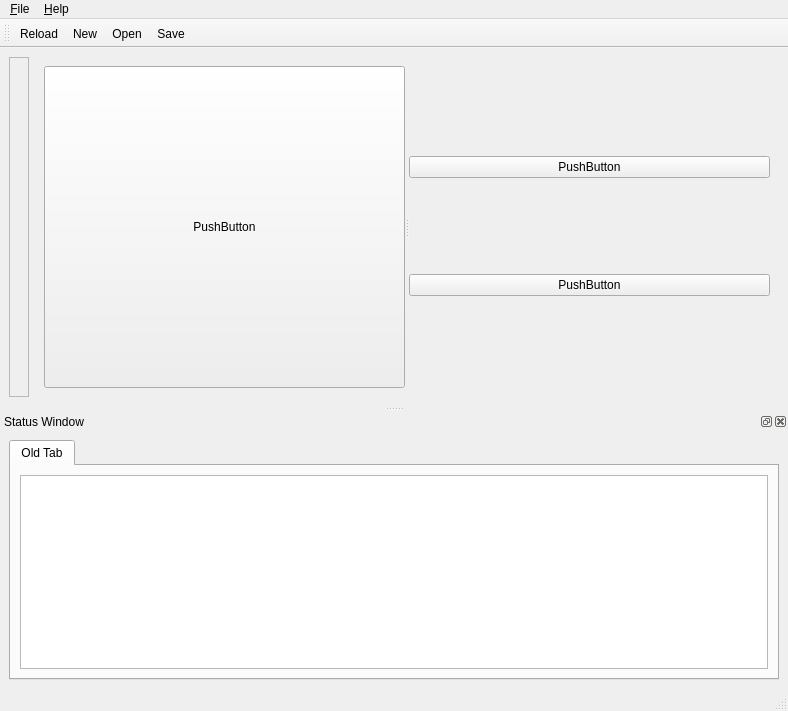
<ui version="4.0" >
 <author></author>
 <comment></comment>
 <exportmacro></exportmacro>
 <class>ClusterControlBase</class>
 <widget class="QMainWindow" name="ClusterControlBase" >
  <property name="geometry" >
   <rect>
    <x>0</x>
    <y>0</y>
    <width>788</width>
    <height>711</height>
   </rect>
  </property>
  <property name="windowTitle" >
   <string>Infiscape Cluster Control</string>
  </property>
  <property name="windowIcon" >
   <iconset resource="ClusterControlResource.qrc" >:/images/construction.png</iconset>
  </property>
  <property name="autoFillBackground" >
   <bool>true</bool>
  </property>
  <property name="toolButtonStyle" >
   <enum>Qt::ToolButtonIconOnly</enum>
  </property>
  <widget class="QWidget" name="centralwidget" >
   <layout class="QHBoxLayout" >
    <property name="margin" >
     <number>9</number>
    </property>
    <property name="spacing" >
     <number>6</number>
    </property>
    <item>
     <layout class="QHBoxLayout" >
      <property name="margin" >
       <number>0</number>
      </property>
      <property name="spacing" >
       <number>6</number>
      </property>
      <item>
       <widget class="QFrame" name="mToolbox" >
        <property name="sizePolicy" >
         <sizepolicy>
          <hsizetype>1</hsizetype>
          <vsizetype>1</vsizetype>
          <horstretch>0</horstretch>
          <verstretch>0</verstretch>
         </sizepolicy>
        </property>
        <property name="frameShape" >
         <enum>QFrame::StyledPanel</enum>
        </property>
        <property name="frameShadow" >
         <enum>QFrame::Sunken</enum>
        </property>
        <property name="lineWidth" >
         <number>3</number>
        </property>
        <layout class="QVBoxLayout" >
         <property name="margin" >
          <number>9</number>
         </property>
         <property name="spacing" >
          <number>6</number>
         </property>
        </layout>
       </widget>
      </item>
      <item>
       <widget class="QStackedWidget" name="mStack" >
        <property name="sizePolicy" >
         <sizepolicy>
          <hsizetype>1</hsizetype>
          <vsizetype>1</vsizetype>
          <horstretch>0</horstretch>
          <verstretch>0</verstretch>
         </sizepolicy>
        </property>
        <widget class="QWidget" name="mOldPage" >
         <property name="sizePolicy" >
          <sizepolicy>
           <hsizetype>5</hsizetype>
           <vsizetype>5</vsizetype>
           <horstretch>0</horstretch>
           <verstretch>0</verstretch>
          </sizepolicy>
         </property>
         <layout class="QVBoxLayout" >
          <property name="margin" >
           <number>9</number>
          </property>
          <property name="spacing" >
           <number>6</number>
          </property>
          <item>
           <widget class="QSplitter" name="mOldSplitter" >
            <property name="orientation" >
             <enum>Qt::Horizontal</enum>
            </property>
            <widget class="QPushButton" name="mOldBtn1" >
             <property name="text" >
              <string>PushButton</string>
             </property>
            </widget>
            <widget class="QWidget" name="mOldFrame" >
             <layout class="QVBoxLayout" >
              <property name="margin" >
               <number>0</number>
              </property>
              <property name="spacing" >
               <number>6</number>
              </property>
              <item>
               <widget class="QPushButton" name="mOldBtn3" >
                <property name="text" >
                 <string>PushButton</string>
                </property>
               </widget>
              </item>
              <item>
               <widget class="QPushButton" name="mOldBtn2" >
                <property name="text" >
                 <string>PushButton</string>
                </property>
               </widget>
              </item>
             </layout>
            </widget>
           </widget>
          </item>
         </layout>
        </widget>
       </widget>
      </item>
     </layout>
    </item>
   </layout>
  </widget>
  <widget class="QMenuBar" name="menubar" >
   <property name="geometry" >
    <rect>
     <x>0</x>
     <y>0</y>
     <width>788</width>
     <height>29</height>
    </rect>
   </property>
   <widget class="QMenu" name="menuFile" >
    <property name="title" >
     <string>&amp;File</string>
    </property>
    <addaction name="actionReload" />
    <addaction name="actionNew" />
    <addaction name="actionOpen" />
    <addaction name="actionSave" />
    <addaction name="actionSave_As" />
    <addaction name="separator" />
    <addaction name="action_Exit" />
   </widget>
   <widget class="QMenu" name="menuHelp" >
    <property name="title" >
     <string>&amp;Help</string>
    </property>
    <addaction name="action_About" />
   </widget>
   <addaction name="menuFile" />
   <addaction name="menuHelp" />
  </widget>
  <widget class="QStatusBar" name="statusbar" >
   <property name="geometry" >
    <rect>
     <x>0</x>
     <y>689</y>
     <width>788</width>
     <height>22</height>
    </rect>
   </property>
  </widget>
  <widget class="QToolBar" name="toolBar" >
   <property name="windowTitle" >
    <string>Toolbar</string>
   </property>
   <property name="movable" >
    <bool>true</bool>
   </property>
   <property name="orientation" >
    <enum>Qt::Horizontal</enum>
   </property>
   <attribute name="toolBarArea" >
    <number>4</number>
   </attribute>
   <addaction name="actionReload" />
   <addaction name="actionNew" />
   <addaction name="actionOpen" />
   <addaction name="actionSave" />
  </widget>
  <widget class="QDockWidget" name="mStatusWindow" >
   <property name="windowTitle" >
    <string>Status Window</string>
   </property>
   <property name="allowedAreas" >
    <set>Qt::BottomDockWidgetArea</set>
   </property>
   <attribute name="dockWidgetArea" >
    <number>8</number>
   </attribute>
   <widget class="QWidget" name="mDockWidgetContents" >
    <layout class="QVBoxLayout" >
     <property name="margin" >
      <number>9</number>
     </property>
     <property name="spacing" >
      <number>6</number>
     </property>
     <item>
      <widget class="QTabWidget" name="mTabPane" >
       <widget class="QWidget" name="mOldTab" >
        <attribute name="title" >
         <string>Old Tab</string>
        </attribute>
        <layout class="QHBoxLayout" >
         <property name="margin" >
          <number>9</number>
         </property>
         <property name="spacing" >
          <number>6</number>
         </property>
         <item>
          <widget class="QTextBrowser" name="mOldTextBrowser" />
         </item>
        </layout>
       </widget>
      </widget>
     </item>
    </layout>
   </widget>
  </widget>
  <action name="actionReload" >
   <property name="icon" >
    <iconset/>
   </property>
   <property name="text" >
    <string>&amp;Reload</string>
   </property>
  </action>
  <action name="actionNew" >
   <property name="icon" >
    <iconset/>
   </property>
   <property name="text" >
    <string>&amp;New</string>
   </property>
  </action>
  <action name="actionOpen" >
   <property name="icon" >
    <iconset/>
   </property>
   <property name="text" >
    <string>&amp;Open</string>
   </property>
  </action>
  <action name="actionSave" >
   <property name="icon" >
    <iconset/>
   </property>
   <property name="text" >
    <string>&amp;Save</string>
   </property>
  </action>
  <action name="actionSave_As" >
   <property name="text" >
    <string>Save &amp;As...</string>
   </property>
  </action>
  <action name="action_Exit" >
   <property name="icon" >
    <iconset/>
   </property>
   <property name="text" >
    <string>&amp;Exit</string>
   </property>
  </action>
  <action name="action_About" >
   <property name="text" >
    <string>&amp;About</string>
   </property>
  </action>
 </widget>
 <pixmapfunction></pixmapfunction>
 <resources>
  <include location="ClusterControlResource.qrc" />
 </resources>
 <connections/>
</ui>
